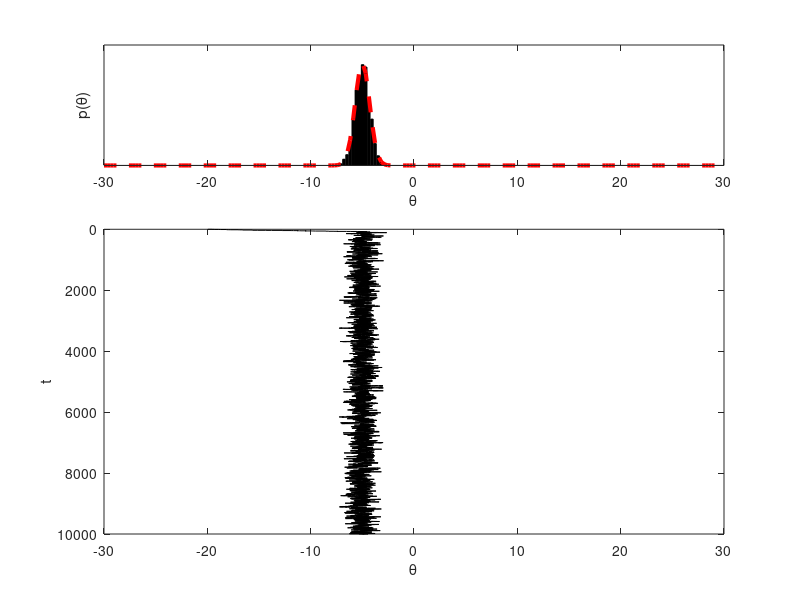

Reproduce this figure in MATLAB.
# Use the Metropolis procedure to sample from Cauchy density
1; # not a function file
function y = cauchy(theta)
  # returns the unnormalized density of the cauchy distribution
  y = 1 ./ (1 + theta .^ 2);
end

function y = norm_proportional (theta)
  y = exp(-1 * theta .^ 2 + 2 .* theta);
end

function y = norm_withparams (theta, sigma, mu)
  y = 1/sigma * exp((-1 * theta .^ 2) + (2 * mu .* theta) - (mu .^ 2) );
end



# Initialise the Metropolis sampler
T = 10000; # max iterations
burnin = 500; # samples to exclude
sigma = 0.5 # std dev of normal proposal density
thetamin  = -30; thetamax = 30; # define a range for starting values

target_mu = -5# mean of target (normal);
target_sigma = 20 # sd of target (normal);

theta = zeros(1, T); # init storage space for our samples
# seed=1; rand('state', seed); randn('state',seed); # set the random seed
theta(1) = unifrnd (thetamin, thetamax);
accepted = [0 0]; # accept : reject



# start sampling
t = 1;
while t < T # iterate until we have T samples
  t=t+1;
  # propose a new value for theta using a normal proposal density
  theta_star = normrnd (theta(t-1), sigma);
  # calculate the acceptance ratio
  alpha = min ([ 1 (norm_withparams( theta_star, target_sigma, ...
				    target_mu) / 
		    norm_withparams(theta(t-1), target_sigma, target_mu ))]);
  # draw a uniform deviate from [0. 1]
  u = rand;
  # do we accept this proposal?
  if u < alpha
     theta(t) = theta_star; # if so, proposal becomes a new state
     accepted(1) ++;
  else
    theta(t) = theta(t-1); # if not, copy old state
    accepted(2) ++;
  end
end

# Display histogram of our samples
figure (1); clf;
subplot (3,1,1);
nbins = 200;
thetabins = linspace (thetamin, thetamax, nbins);
counts = hist (theta(burnin:T), thetabins);
bar (thetabins, counts/sum(counts), 'k');
xlim ([thetamin thetamax]);
xlabel ('\theta'); ylabel ('p(\theta)');

# overlay the theoretical density
y = norm_withparams (thetabins, target_sigma, target_mu); # use normpdf instead?
hold on;
plot (thetabins, y/sum(y), 'r--', 'LineWidth', 3);
set (gca, 'YTick', []);

# display history of our samples
subplot (3,1,2:3);
stairs (theta, 1:T, 'k-');
ylabel ('t'); xlabel ('\theta');
set (gca, 'YDir', 'reverse');
xlim ([thetamin thetamax]);

accepted(1) / sum(accepted)
